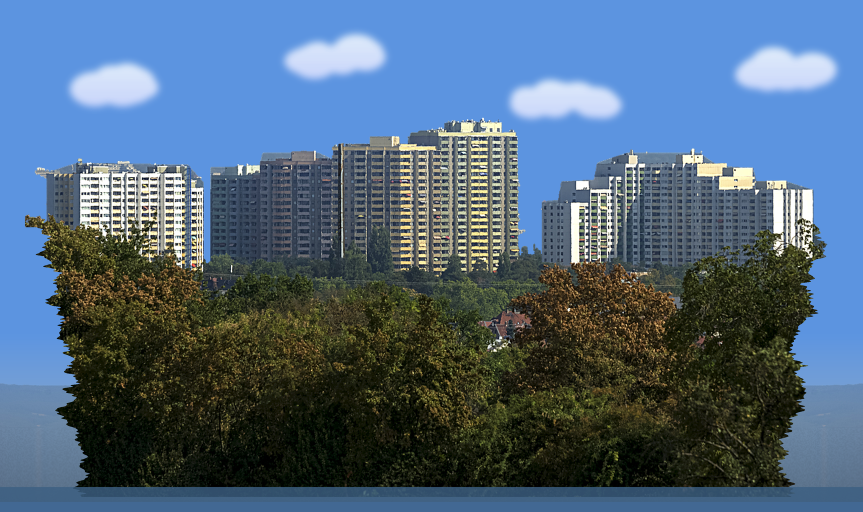
#> input picture tools/schlosspark/previews/hochhaus.png, 1725 x 1024 px, found by its file name (shown at 1/2 size)
$ python seg_towers.py
#> lines starting #> are read from the running program, lines starting #| are printed output that depends on the picture; after the words box and inside, x2 and y2 are one past the last pixel; in counts of white or black regions, pixels touching at a corner belong together
import os
PHOTO_DIR = os.environ.get('PHOTO_DIR', '.')  # folder with the two reference photos
import numpy as np
from PIL import Image, ImageDraw, ImageFilter
from scipy import ndimage as ndi
SRC=PHOTO_DIR + '/hochhaus.png'
img=Image.open(SRC); im=np.array(img).astype(np.float32)
#> further down, img is the input picture: PIL image 1725x1024 RGB; mean R, G, B 79.1, 102.3, 124.5
r,g,b=im[...,0],im[...,1],im[...,2]
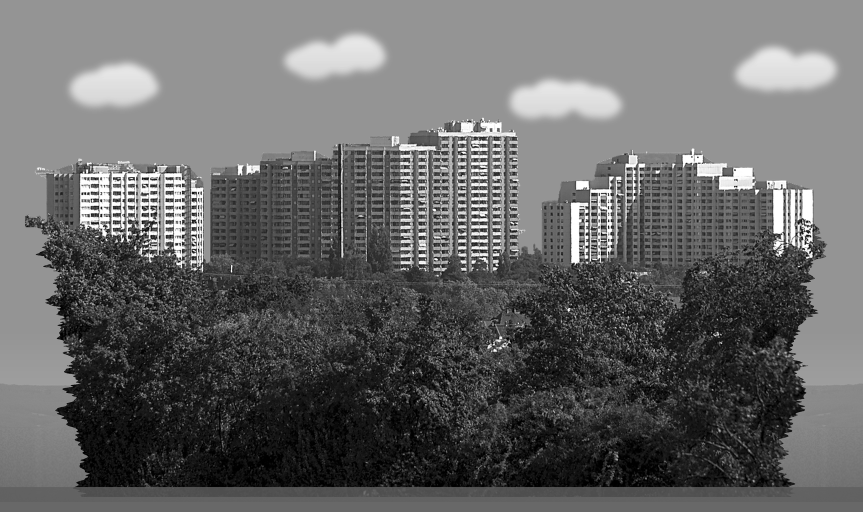
#> g: shape (1024, 1725) float32 (shown at 1/2 size); min 0, max 255, mean 102.3
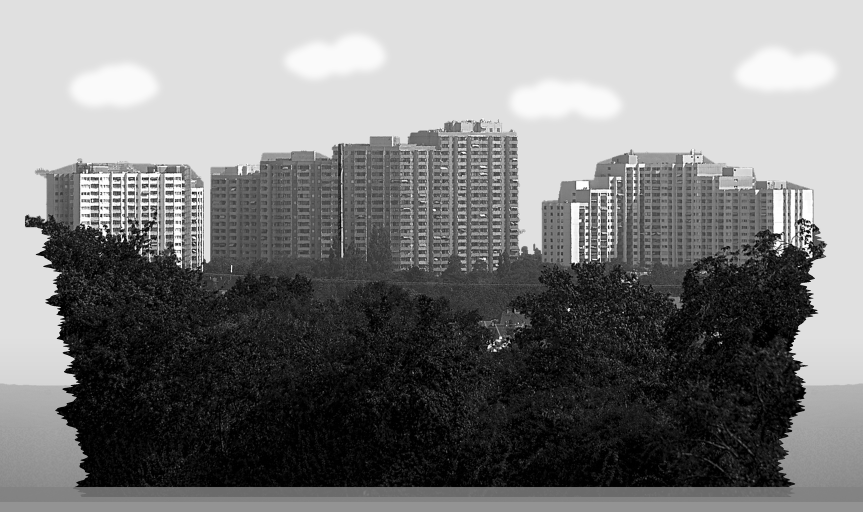
#> b: shape (1024, 1725) float32 (shown at 1/2 size); min 0, max 255, mean 124.5
H,W=r.shape
#> H = 1024; W = 1725
bgc=(b>r+22)&(b>g+2)
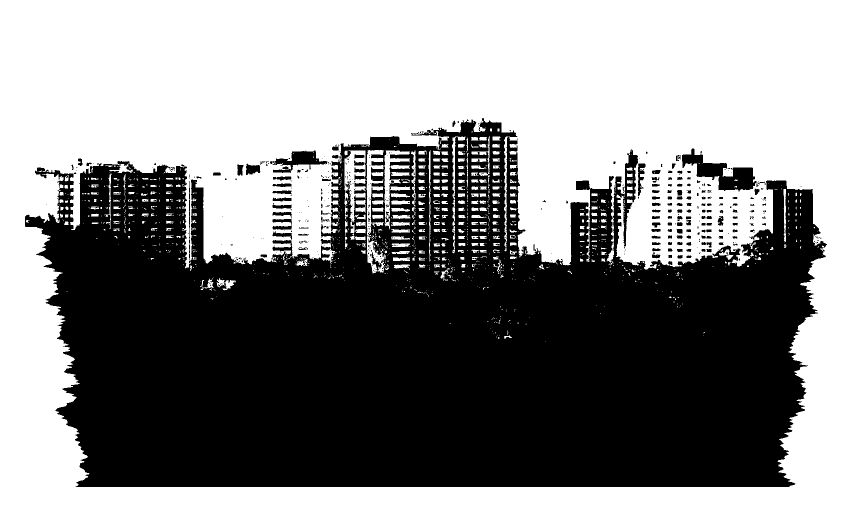
#> bgc: shape (1024, 1725) bool (shown at 1/2 size); 53.5% white; 541 black regions (390 under 20 px), largest, box (x1, y1, x2, y2) and area: (50, 236, 1654, 974) 802060, (1364, 297, 1513, 383) 4971, (540, 301, 655, 346) 2103
lab,n=ndi.label(bgc)
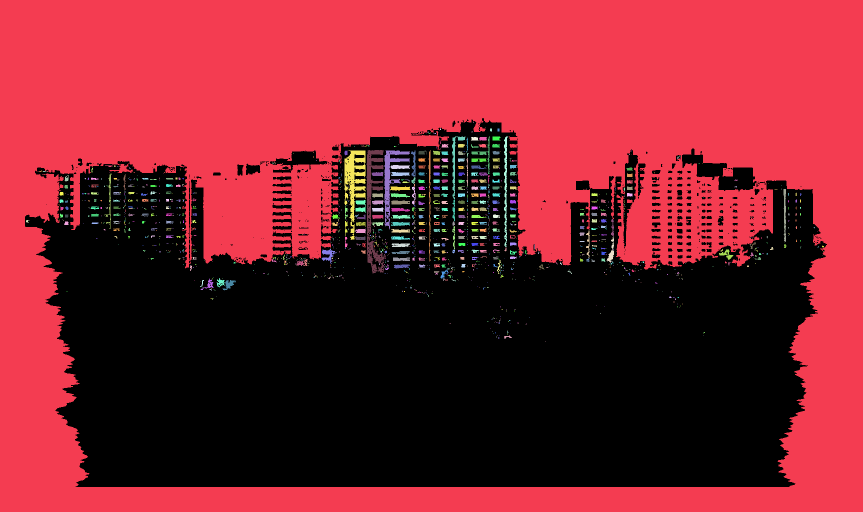
#> lab: shape (1024, 1725) int32 (shown at 1/2 size); 1306 distinct labels, from 0 to 1305; one colour per label, 0 black
#> n = 1305
top=set(np.unique(lab[0]))-{0}
#> top = 1 item
bg=np.isin(lab,list(top))
#> bg: shape (1024, 1725) bool; 51.4% white; 335 black regions (190 under 20 px), largest, box (x1, y1, x2, y2) and area: (50, 236, 1654, 974) 839804, (1364, 297, 1513, 383) 5002, (540, 301, 655, 346) 2129
fg=~bg
polys=[[(143,500),(190,485),(360,488),(384,515),(384,645),(143,645)],
 [(395,492),(470,490),(475,470),(555,467),(584,480),(584,640),(395,640)],
 [(584,458),(640,445),(700,445),(705,437),(752,433),(756,420),(842,418),(866,440),(868,640),(584,640)],
 [(905,545),(930,542),(935,514),(985,511),(990,485),(1050,465),(1115,470),(1140,465),(1175,489),(1230,494),(1235,514),(1282,514),(1322,527),(1322,630),(905,630)]]
m=Image.new('L',(W,H),0); d=ImageDraw.Draw(m)
#> after `m = Image.new('L', (W, H), 0)`: m: PIL image 1725x1024 L; every value is 0
for p in polys: d.polygon(p,fill=255)
pm=np.array(m)>0
#> pm: shape (1024, 1725) bool; 10.4% white; 3 white regions, box (x1, y1, x2, y2) and area: (395, 418, 869, 641) 89031, (905, 465, 1323, 631) 56966, (143, 485, 385, 646) 37838
# inside polygons keep pixels unless clearly sky-blue
fg|=pm&~((b>r+45)&(b>g+15)&(im.max(-1)<200)&(np.arange(H)[:,None]<470))
fg[:390,:]=False
#> fg: shape (1024, 1725) bool; 45.4% white; 175 white regions (85 under 20 px), largest, box (x1, y1, x2, y2) and area: (50, 390, 1654, 974) 795171, (1237, 390, 1271, 493) 926, (545, 406, 583, 418) 245
fg=ndi.binary_opening(fg,iterations=1)
#> fg: shape (1024, 1725) bool; 45.3% white; 109 white regions (28 under 20 px), largest, box (x1, y1, x2, y2) and area: (50, 390, 1653, 974) 794600, (1246, 390, 1271, 493) 892, (545, 452, 584, 460) 242
lab,n=ndi.label(fg); sizes=ndi.sum(fg,lab,range(1,n+1)); fg=lab==(np.argmax(sizes)+1)
#> after `lab, n = ndi.label(fg)`:
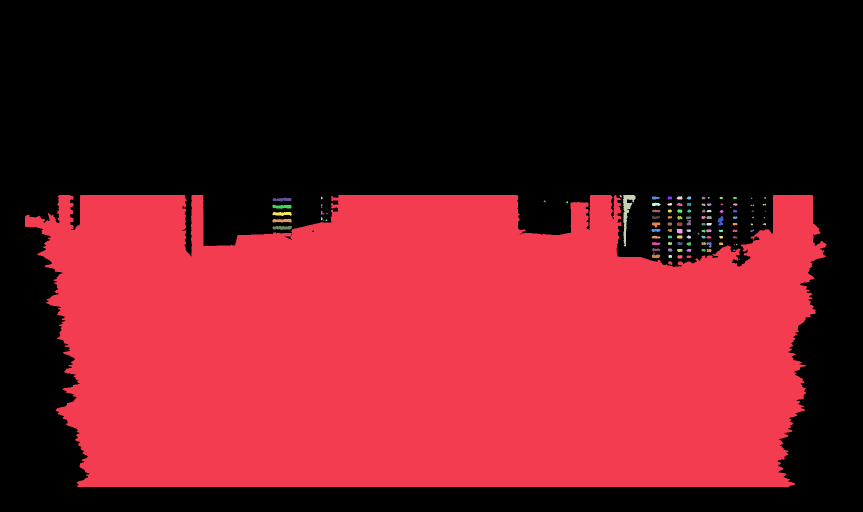
#> lab: shape (1024, 1725) int32 (shown at 1/2 size); 111 distinct labels, from 0 to 110; one colour per label, 0 black
#> after `lab, n = ndi.label(fg)`: n = 110
#> after `sizes = ndi.sum(fg, lab, range(1, n + 1))`: sizes = 110 values, max 794600 at index 0, min 5 at index 14, mean 7278.7
#> after `fg = lab == np.argmax(sizes) + 1`:
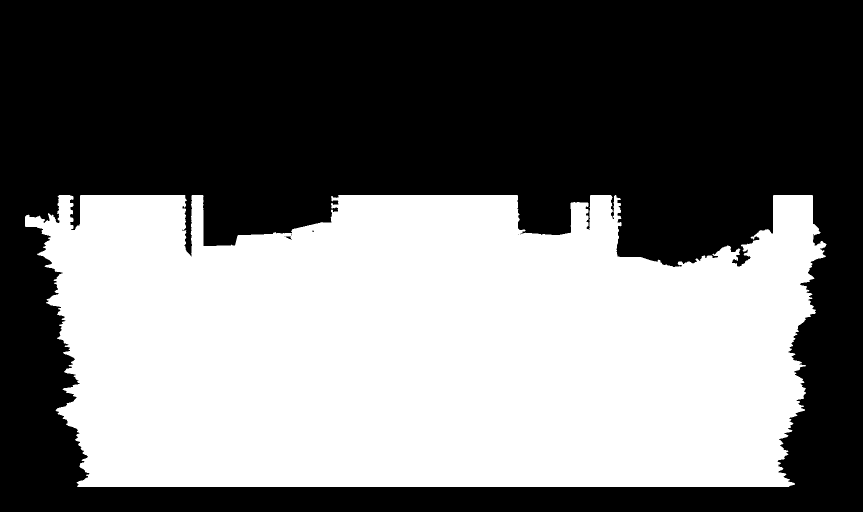
#> fg: shape (1024, 1725) bool (shown at 1/2 size); 45% white; 1 white region, box (x1, y1, x2, y2) and area: (50, 390, 1653, 974) 794600
fg=ndi.binary_fill_holes(fg)
#> fg: shape (1024, 1725) bool; 45% white; 1 white region, box (x1, y1, x2, y2) and area: (50, 390, 1653, 974) 794656
rgba=np.dstack([np.array(img),(fg*255).astype(np.uint8)])
Image.fromarray(rgba,'RGBA').save('out/towers_cut.png')
v=Image.new('RGBA',(W,H),(255,0,255,255)); v.alpha_composite(Image.fromarray(rgba,'RGBA'))
#> after `v.alpha_composite(Image.fromarray(rgba, 'RGBA'))`:
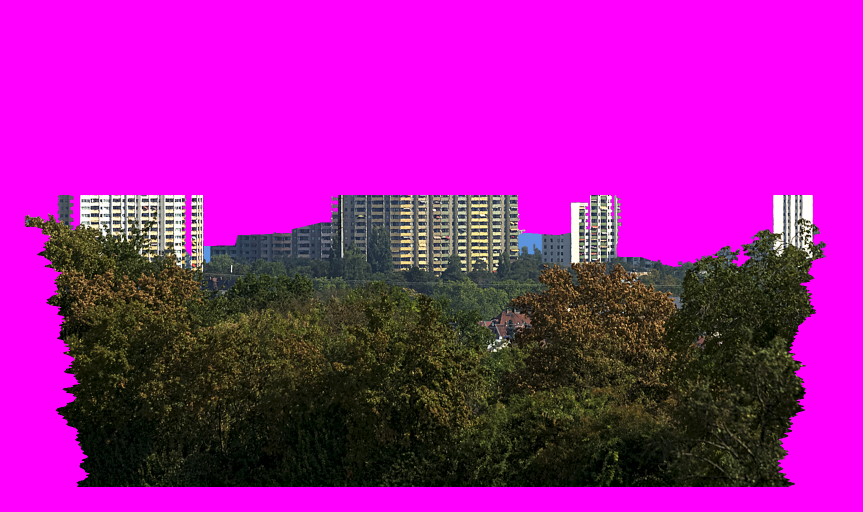
#> v: PIL image 1725x1024 RGBA (shown at 1/2 size); mean R, G, B, A 165.2, 25.4, 158, 255
v.convert('RGB').save('out/towers_cut_v.png')
